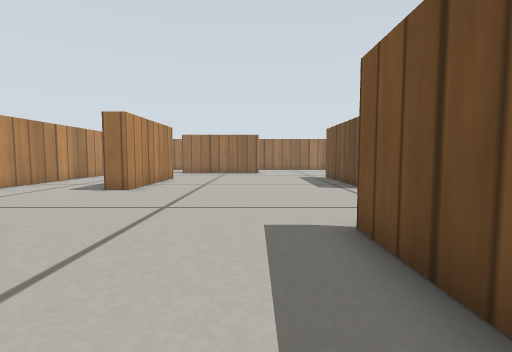
view 1 (above)

19 first-person views from a walk through a Gazebo world. The camera is 0.22 m above the floor, tilts 4° down and sees 85° across. The floor is counted in squares, 0.2 m on a side. Each view is taken from the middle of a square. On the plan, view 1 faces up. The plan holds only what a view shows up to about 12 squares ahead; the rest is blank. The robots in the file are not drawn. Gazebo's built-in surfaces are drawn with simple patterns.

view 2
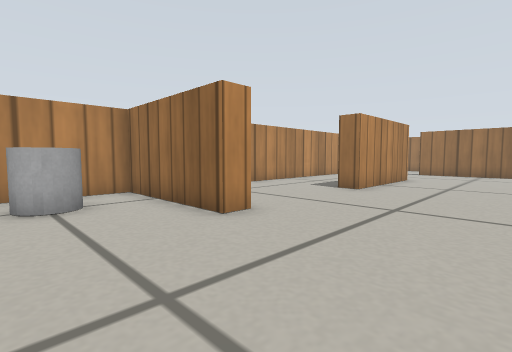

view 3
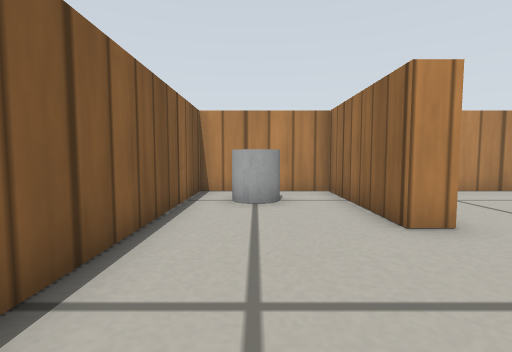

view 4
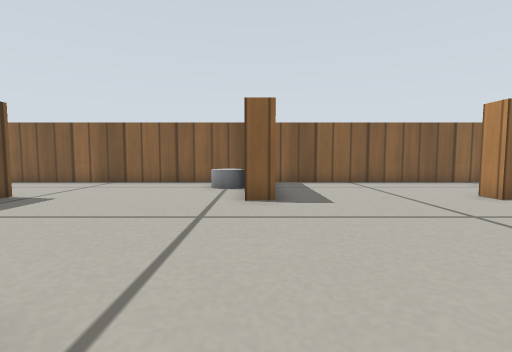

view 5
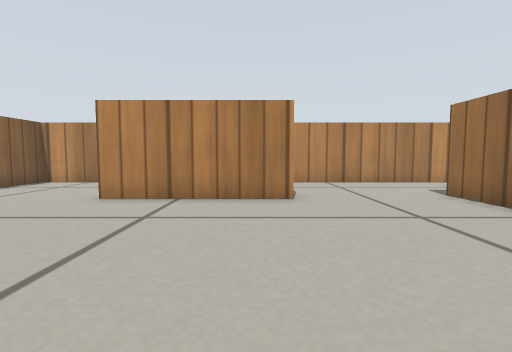

view 6
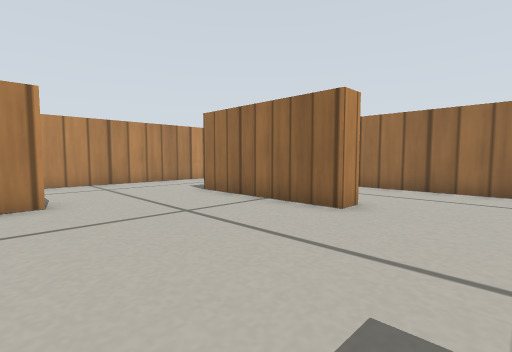

view 7
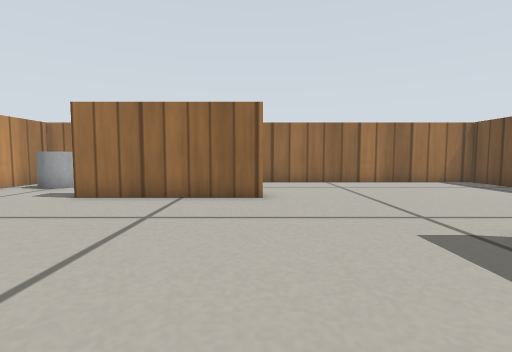

view 8
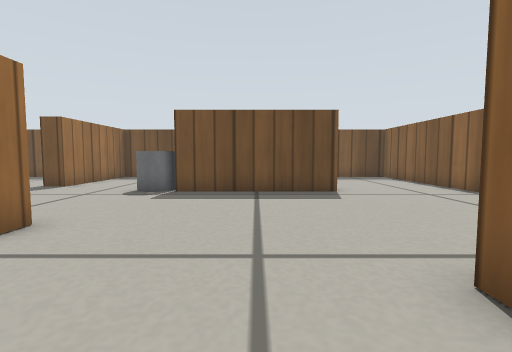

view 9
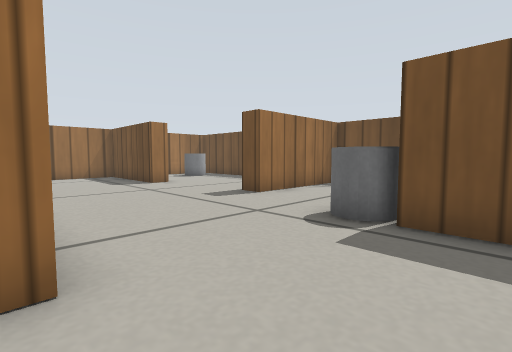

view 10
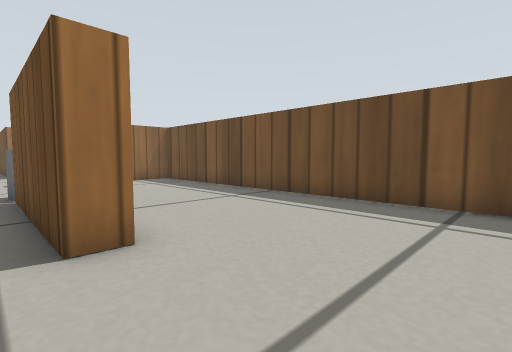

view 11
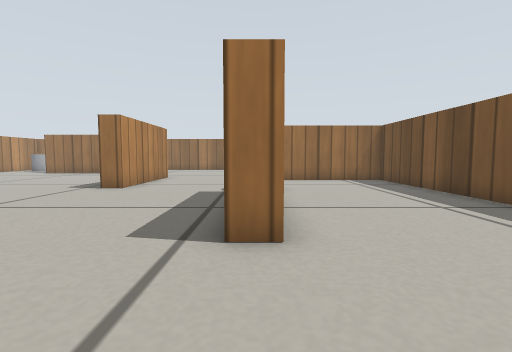

view 12
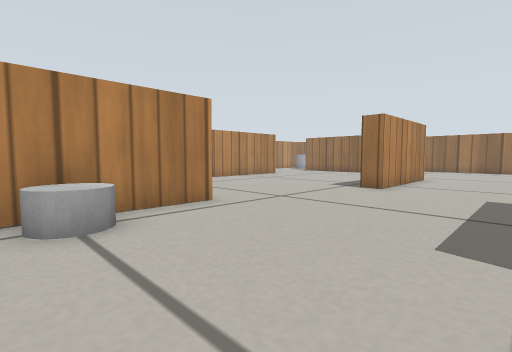

view 13
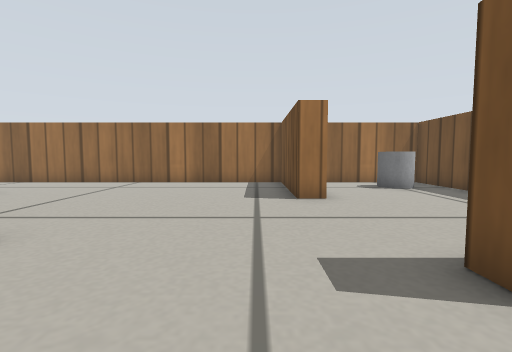

view 14
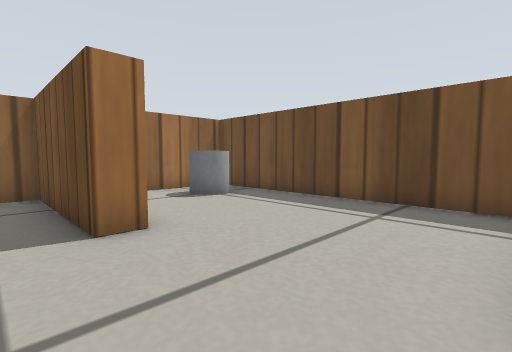

view 15
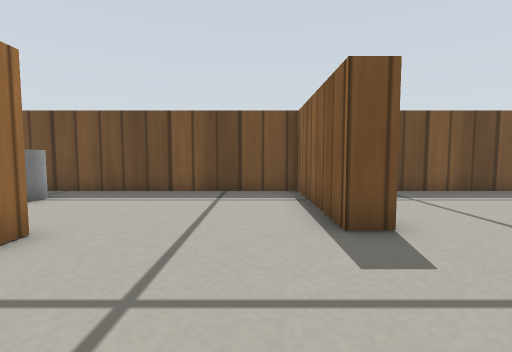

view 16
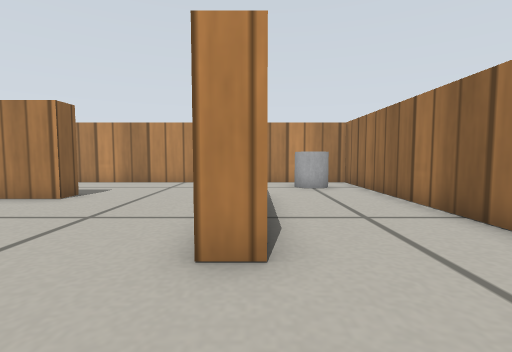

view 17
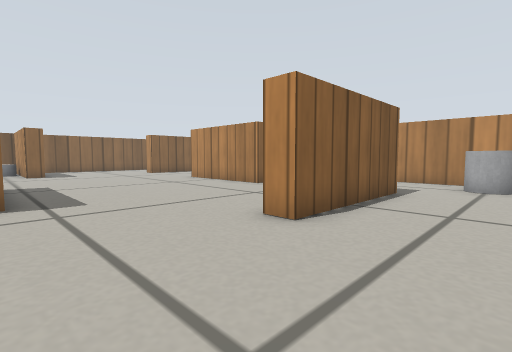

view 18
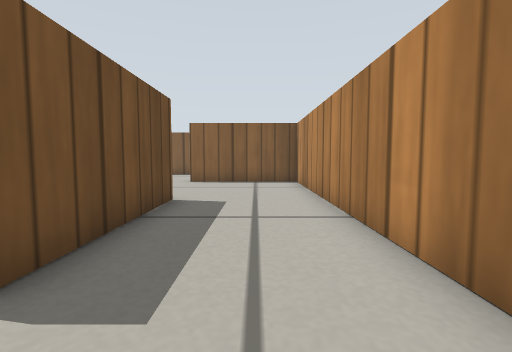

view 19
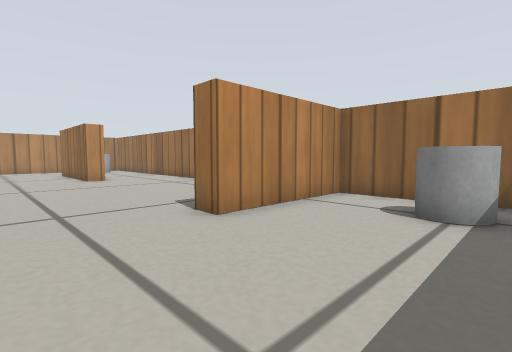

### Floor plan
Ten units are one square. View 1 is at (0, 0); x grows to the right and y downward. Boxes are objects, and circles mark ways between rooms. Rooms are numbered by the first view taken in them; rooms with no view inside come last. Other rooms are left out.
<svg viewBox="-93 -233 246 245">
<path fill="none" stroke="#000" d="M-41 -33 -88 -33 -88 7 12 7M15 -15 15 -25M37 -99 37 -121M44 -135 44 -96 36 -96M-41 -90 -49 -90 -49 -140 -41 -140 -41 -90M15 -25 15 -42 23 -42 23 -1M98 -181 91 -181 91 -228 -88 -228 -88 -42 -41 -42 -41 -33M94 -35 86 -35 86 -85M-49 -191 2 -191 2 -184 -49 -184M24 7 124 7M148 -2 148 -129 101 -129 101 -137M101 -137 148 -137 148 -228 98 -228 98 -181"/>
<rect x="-75" y="-15" width="10" height="10" fill="#bbb"><title>grey cylinder</title></rect>
<rect x="-85" y="-215" width="20" height="10" fill="#bbb"><title>grey cylinder</title></rect>
<rect x="25" y="-15" width="10" height="10" fill="#bbb"><title>grey cylinder</title></rect>
<rect x="85" y="-105" width="20" height="20" fill="#bbb"><title>grey cylinder</title></rect>
<rect x="125" y="-215" width="10" height="10" fill="#bbb"><title>grey cylinder</title></rect>
<circle cx="-15" cy="-35" r="3" fill="#2a7"/>
<circle cx="100" cy="-160" r="3" fill="#2a7"/>
<text x="-40" y="-10">1</text>
<text x="30" y="-110">2</text>
<text x="120" y="-180">3</text>
</svg>
Room 1 opens to room 2. Room 2 opens to room 3.

Where each view was taken, in squares from view 1:
view 1: 0 up, 0 right, facing up
view 2: 0 up, 0 right, facing up-left
view 3: 1 up, 0 right, facing left
view 4: 11 up, 2 right, facing down
view 5: 13 up, 3 right, facing left
view 6: 13 up, 3 right, facing up-left
view 7: 11 up, 0 right, facing up
view 8: 6 up, 0 right, facing right
view 9: 7 up, 4 right, facing up-right
view 10: 0 up, 8 right, facing up-right
view 11: 0 up, 9 right, facing up
view 12: 0 up, 8 right, facing up-left
view 13: 11 up, 8 right, facing up
view 14: 14 up, 8 right, facing up-right
view 15: 15 up, 6 right, facing right
view 16: 19 up, 3 right, facing left
view 17: 22 up, 4 right, facing down-left
view 18: 16 up, 7 left, facing down
view 19: 15 up, 14 right, facing up-left
